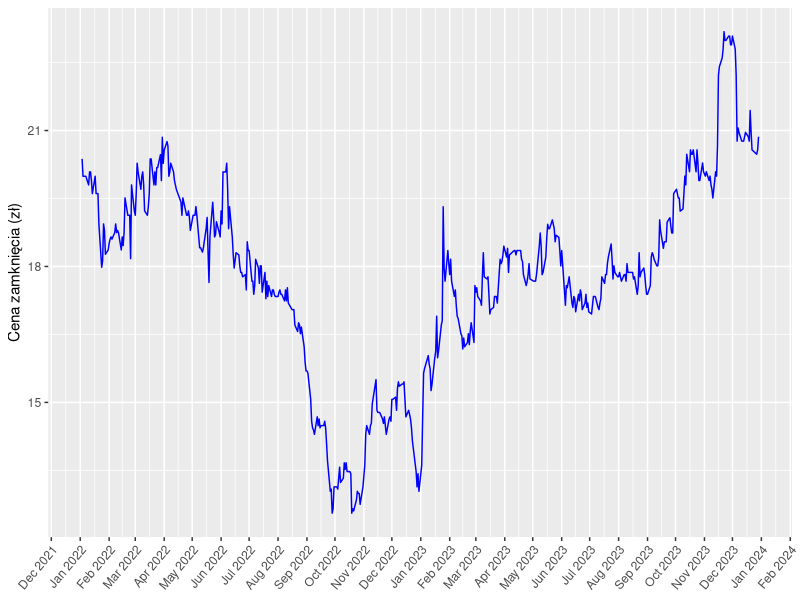
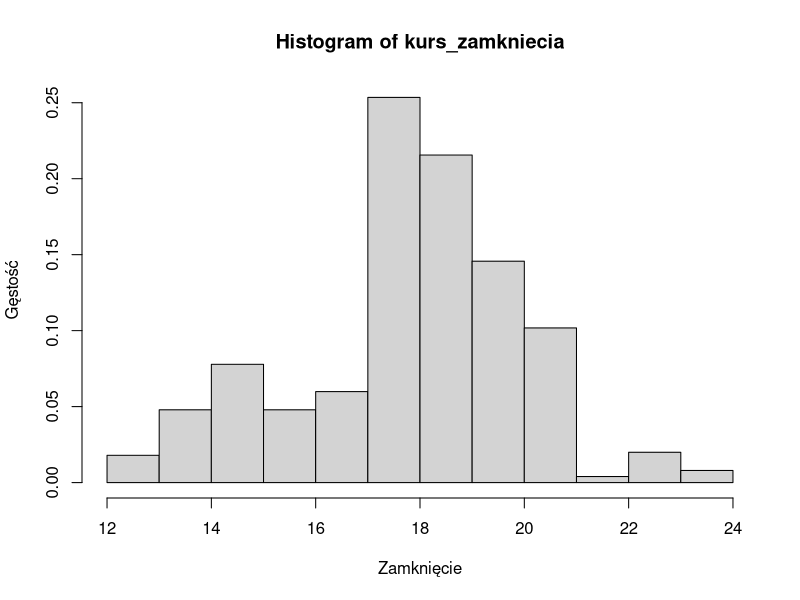
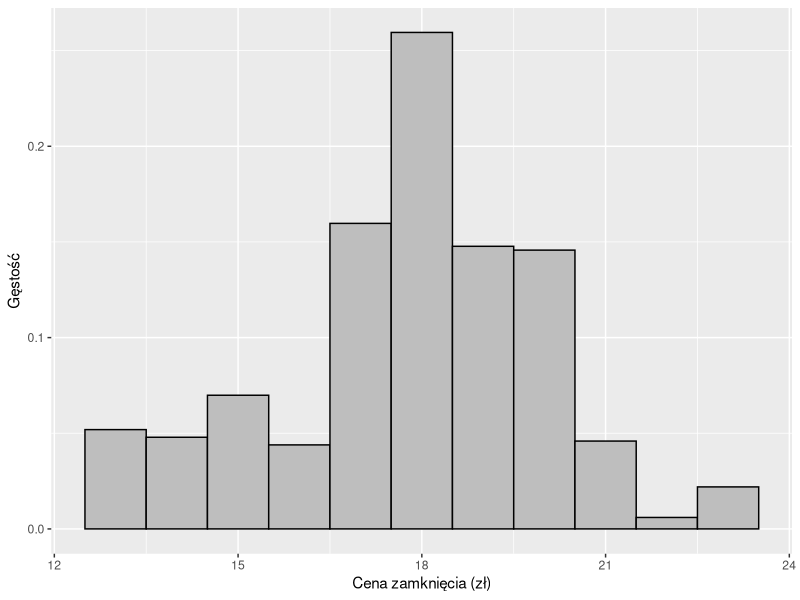
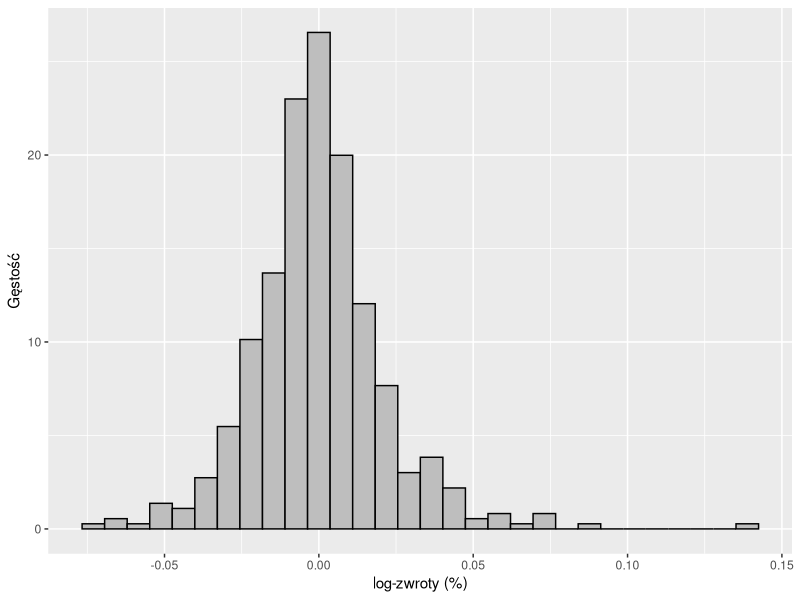
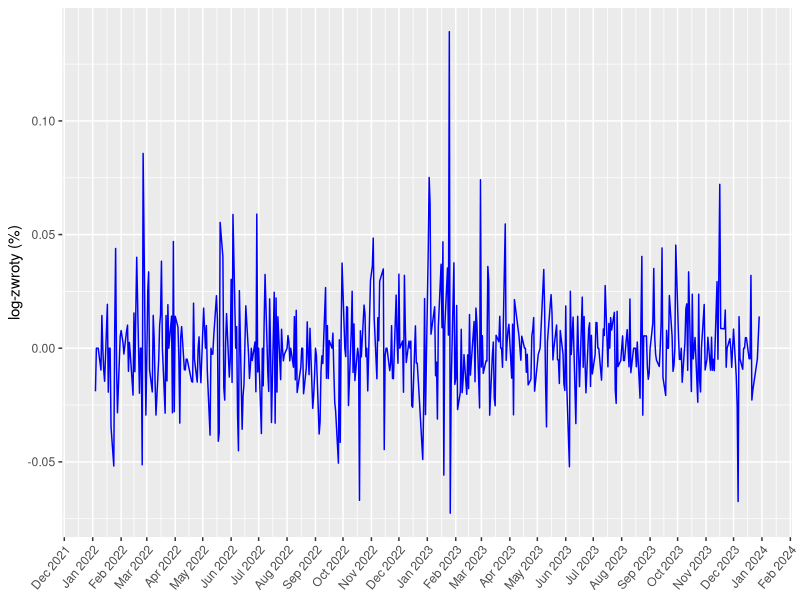
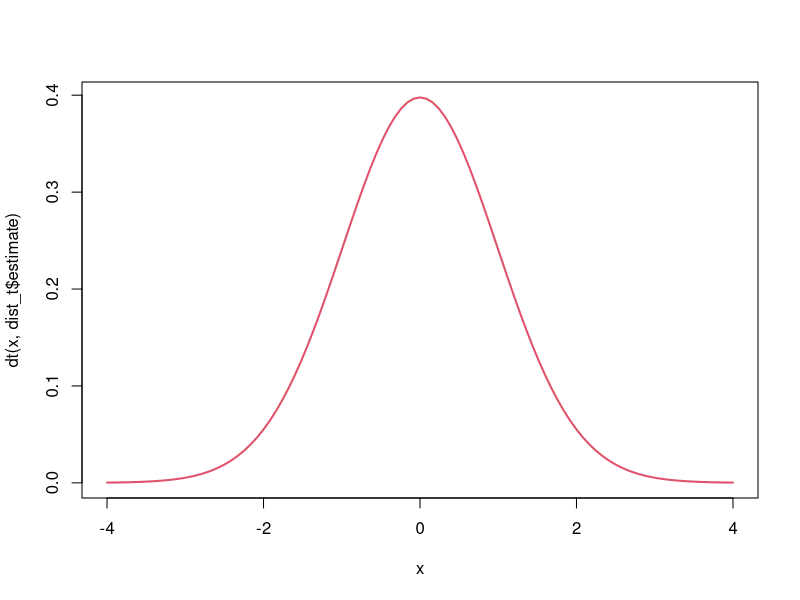
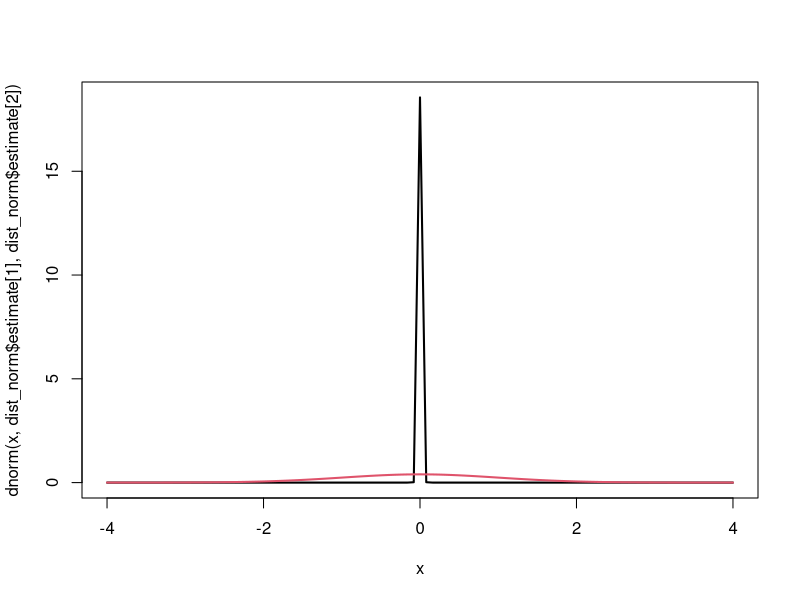
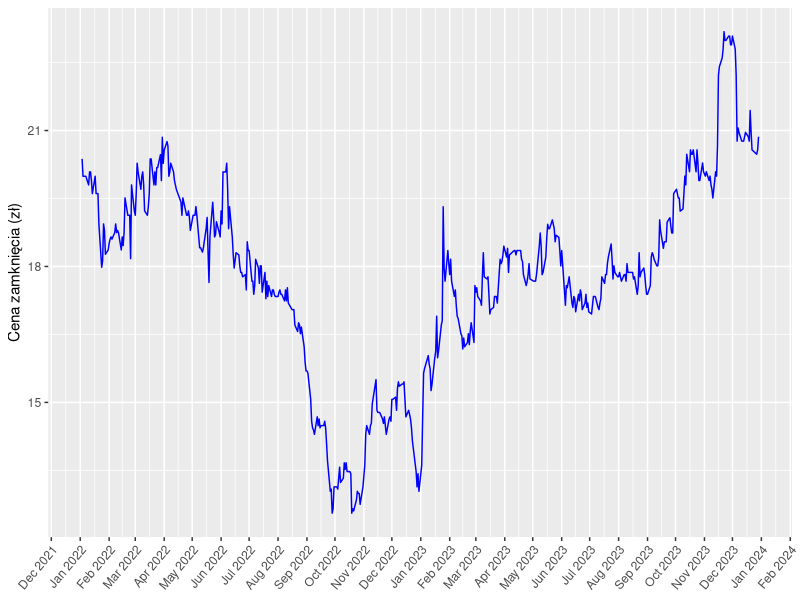

These figures' R source, in order:
install.packages("ggplot2")
install.packages("fitdistrplus")


library(ggplot2)
library(fitdistrplus)

# Ustawienie lokalizacij konsoli
install.packages("rstudioapi")
setwd(dirname(rstudioapi::getSourceEditorContext()$path))
getwd()



#-----------------------------------------
# Zad 1
# Ceny akcji spółki na rok 2022
#-----------------------------------------


nwg <- read.csv("nwg_d.csv")

kurs_zamkniecia <- nwg$Zamkniecie
kurs_data <- as.Date(nwg$Data)

nwgf <- data.frame(data = kurs_data, zamkniecie = kurs_zamkniecia)

#-----------------------------------------
# Wykres zamknięcia
#-----------------------------------------

wykres_kursu <- ggplot(nwgf, aes(x = data, y = zamkniecie, group = 1)) +
  geom_line(color = "blue") +
  labs(x = NULL, y = "Cena zamknięcia (zł)") +
  scale_x_date(
    date_breaks = "1 month",
    date_labels = "%b %Y",
    limits = c(min(nwgf$data), max(nwgf$data))
  ) +
  theme(axis.text.x = element_text(angle = 50, vjust = 1, hjust = 1))

wykres_kursu

ggsave(
  "img/Wykres_cen_akcji_nwg.png",
  plot = wykres_kursu,
  width = 12,
  height = 9,
  units = "cm",
  dpi = 480
)

#-----------------------------------------
# Histogram kursów zamknięcia
#-----------------------------------------

histogram_kursu_ggplot <- ggplot(
  nwgf,
  aes(x = zamkniecie, y = after_stat(density))
) +
  geom_histogram(binwidth = 1, fill = "grey", color = "black") +
  labs(title = NULL, x = "Cena zamknięcia (zł)", y = "Gęstość")

hist(kurs_zamkniecia, prob = TRUE, xlab = "Zamknięcie", ylab = "Gęstość")

histogram_kursu_ggplot

ggsave(
  "img/historgram_nwg.png",
  plot = histogram_kursu_ggplot,
  width = 12,
  height = 9,
  units = "cm",
  dpi = 480
)

#-----------------------------------------
# Log zwroty (stopy zwrotu)
#-----------------------------------------


log_zworty_nwg <- diff(log(kurs_zamkniecia))

# Przycięcie pierwszego elementu kurs_data
kurs_data_cut <- kurs_data[-1]

log_zworty_nwgdf <- data.frame(data = kurs_data_cut, log_zwroty= log_zworty_nwg)

?hist


histogram_zwrotów_ggplot <- ggplot(
  log_zworty_nwgdf,
  aes(x = log_zwroty, y = after_stat(density))
) +
  geom_histogram(fill = "grey", color = "black") +
  labs(title = NULL, x = "log-zwroty (%)", y = "Gęstość")

histogram_zwrotów_ggplot

wykres_zwrotów <- ggplot(log_zworty_nwgdf, aes(x = data, y = log_zwroty, group = 1)) +
  geom_line(color = "blue") +
  labs(x = NULL, y = "log-zwroty (%)") +
  scale_x_date(
    date_breaks = "1 month",
    date_labels = "%b %Y",
    limits = c(min(kurs_data_cut), max(kurs_data_cut))
  ) +
  theme(axis.text.x = element_text(angle = 50, vjust = 1, hjust = 1))

wykres_zwrotów

ggsave(
  "img/historgram_zwrotów_nwg.png",
  plot = histogram_zwrotów_ggplot,
  width = 12,
  height = 9,
  units = "cm",
  dpi = 480
)

ggsave(
  "img/wykres_zwrotów_nwg.png",
  plot = wykres_zwrotów,
  width = 12,
  height = 9,
  units = "cm",
  dpi = 480
)

#-----------------------------------------
# Estymacja parametrów rozkładu normalnego i t-studenta
#-----------------------------------------

dist_norm <- fitdist(log_zworty_nwg, "norm")
dist_t <- fitdist(log_zworty_nwg, "t", start=list(df=12))

curve(dt(x,dist_t$estimate), xlim=c(-4,4), col=2,lwd=2)


dist_norm
dist_t
#-----------------------------------------
# Wykresy diagnostyczne
#-----------------------------------------

par(mfrow=c(1,1))
curve(dnorm(x,dist_norm$estimate[1],dist_norm$estimate[2]), xlim=c(-4,4),lwd=2)
curve(dt(x,dist_t$estimate), add=T, col=2,lwd=2)

key <- c("norm", "t-student")
png(
  "img/wykresy_diagnostyczne_nwg.png",
  width = 18,
  height = 18,
  pointsize = 9,
  units = "cm",
  res = 480
)
par(mfrow = c(2, 2))
denscomp(list(dist_norm, dist_t), legendtext = key)
qqcomp(list(dist_norm, dist_t), legendtext = key)
cdfcomp(list(dist_norm, dist_t), legendtext = key)
ppcomp(list(dist_norm, dist_t), legendtext = key)

dev.off()


#-----------------------------------------
# Analiza wartości statystyk
#-----------------------------------------

gofstat(
  list(dist_norm, dist_t),
  fitnames = key
)


#-----------------------------------------
# Zad 5
# Test hipotezy o równości rozkładów
#-----------------------------------------

iterations <- 10000
n <- length(log_zworty_nwg)
n

D <- c()

for (i in 1:iterations) {
  y_ln <- rnorm(n, dist_norm$estimate[1], dist_norm$estimate[2])
  D[i] <- ks.test(
    y_ln,
    pnorm,
    dist_norm$estimate[1],
    dist_norm$estimate[2],
    exact = TRUE
  )$statistic
}

# Obliczamy dn_ln, czyli wartosc statystyki D,
# dla danych kurs_zamkniecia i rozkładu F0 wybranego w punkcie
dn_n <- ks.test(
  log_zworty_nwg,
  pnorm,
  dist_norm$estimate[1],
  dist_norm$estimate[2],
  exact = TRUE
)$statistic

dn_n

png(
  "img/hipoteza_o_rownosci_nwg.png",
  width = 9,
  height = 12,
  pointsize = 9,
  units = "cm",
  res = 480
)
par(mfrow = c(1, 1))
hist(D, prob = TRUE, xlab = "")
points(dn_n, 0, pch = 19, col = "red")
dev.off()


# Odleglosc dystrybuanty empirycznej dla kurs_zamkniecia,
# oraz dystrybuanty F0 jest istotnie większa od odleglosci obserwowanych
# dla probek tej samej licznosci z rozkladu F0.

p_value_n <- length(D[D > dn_n]) / iterations
p_value_n


alfa <- c(0.05)
p_value_n <= alfa
# Wartosc p-value jest mniejsza od przyjetego poziomu istotnosci, zatem
# hipoteze o rownosci dystrybuant (F = F0, gdzie F poszukiwany rozklad) odrzucam.
